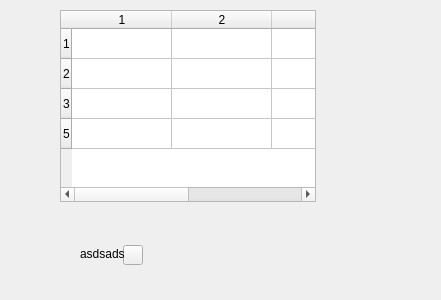
<?xml version="1.0" encoding="UTF-8"?>
<ui version="4.0">
 <class>Form</class>
 <widget class="QWidget" name="Form">
  <property name="geometry">
   <rect>
    <x>0</x>
    <y>0</y>
    <width>441</width>
    <height>300</height>
   </rect>
  </property>
  <property name="windowTitle">
   <string>Form</string>
  </property>
  <widget class="QWidget" name="widget" native="true">
   <property name="geometry">
    <rect>
     <x>300</x>
     <y>150</y>
     <width>120</width>
     <height>80</height>
    </rect>
   </property>
  </widget>
  <widget class="QWidget" name="layoutWidget">
   <property name="geometry">
    <rect>
     <x>50</x>
     <y>240</y>
     <width>166</width>
     <height>30</height>
    </rect>
   </property>
   <layout class="QHBoxLayout" name="horizontalLayout">
    <item>
     <widget class="QPushButton" name="pushButton">
      <property name="maximumSize">
       <size>
        <width>20</width>
        <height>20</height>
       </size>
      </property>
      <property name="text">
       <string/>
      </property>
      <property name="icon">
       <iconset resource="../UI/UI_resource.qrc">
        <normaloff>:/UI_resource/homeplate_off.png</normaloff>
        <activeon>:/UI_resource/homeplate_on.png</activeon>:/UI_resource/homeplate_off.png</iconset>
      </property>
     </widget>
    </item>
   </layout>
  </widget>
  <widget class="QLabel" name="label_2">
   <property name="geometry">
    <rect>
     <x>270</x>
     <y>220</y>
     <width>71</width>
     <height>51</height>
    </rect>
   </property>
   <property name="text">
    <string/>
   </property>
   <property name="pixmap">
    <pixmap resource="../UI/UI_resource.qrc">:/UI_resource/bookmarks-bookmark-add.png</pixmap>
   </property>
  </widget>
  <widget class="QLabel" name="label">
   <property name="geometry">
    <rect>
     <x>80</x>
     <y>240</y>
     <width>137</width>
     <height>28</height>
    </rect>
   </property>
   <property name="text">
    <string>asdsads</string>
   </property>
  </widget>
  <widget class="QTableWidget" name="tableWidget">
   <property name="geometry">
    <rect>
     <x>60</x>
     <y>10</y>
     <width>256</width>
     <height>192</height>
    </rect>
   </property>
   <row>
    <property name="text">
     <string>1</string>
    </property>
   </row>
   <row>
    <property name="text">
     <string>2</string>
    </property>
   </row>
   <row>
    <property name="text">
     <string>3</string>
    </property>
   </row>
   <row>
    <property name="text">
     <string>5</string>
    </property>
   </row>
   <column>
    <property name="text">
     <string>1</string>
    </property>
   </column>
   <column>
    <property name="text">
     <string>2</string>
    </property>
   </column>
   <column>
    <property name="text">
     <string>3</string>
    </property>
   </column>
   <column>
    <property name="text">
     <string>5</string>
    </property>
   </column>
  </widget>
 </widget>
 <resources>
  <include location="../UI/UI_resource.qrc"/>
 </resources>
 <connections/>
</ui>
